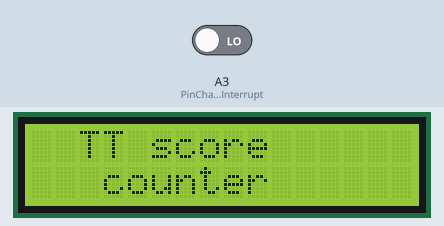
This sketch was run on a simulated Arduino Uno, built with avr-gcc and run on an emulated ATmega328P. On the bench: 16×2 character LCD. The test bench sets the inputs (shaded band); at power-on: A3 (PinChangeInterrupt) LOW.

Above: at 0.1 s.
At 2.1 s:
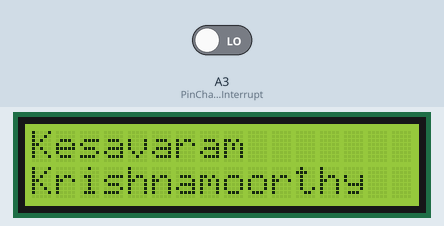
At 4.1 s:
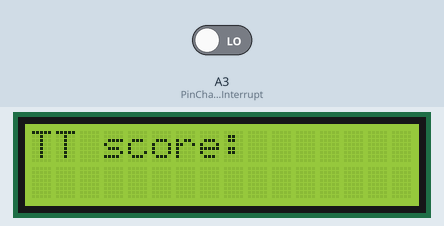

The sketch:

TtScoreCounterWithLcd.ino
```cpp
/*

  The circuit:
   LCD RS pin to digital pin 12
   LCD Enable pin to digital pin 11
   LCD D4 pin to digital pin 5
   LCD D5 pin to digital pin 4
   LCD D6 pin to digital pin 3
   LCD D7 pin to digital pin 2
   LCD R/W pin to ground
   LCD VSS pin to ground
   LCD VCC pin to 5V
   10K resistor:
   ends to +5V and ground
   wiper to LCD VO pin (pin 3)

  Library originally added 18 Apr 2008
  by David A. Mellis
  library modified 5 Jul 2009
  by Limor Fried (http://www.ladyada.net)
  example added 9 Jul 2009
  by Tom Igoe
  modified 22 Nov 2010
  by Tom Igoe
  modified 7 Nov 2016
  by Arturo Guadalupi

*/

// include the library code:
#define SerialDebug false
#include <LiquidCrystal.h>
#include "TTScoreCounter.hpp"
#define PinChangeInterrupt A3


const int rs = 12, en = 11, d4 = 5, d5 = 4, d6 = 3, d7 = 2;
LiquidCrystal lcd(rs, en, d4, d5, d6, d7);


unsigned long when = 0;

TTScoreCounter scoreCounterObj(PinChangeInterrupt);
void setup()
{


  if (SerialDebug)
  {
    Serial.begin(9600);
    Serial.println("program started");
  }


  lcd.begin(16, 2);
  lcd.print("  TT score");
  lcd.setCursor(0, 1);
  lcd.print("   counter");

  delay(2000);
  lcd.clear();
  lcd.print("Kesavaram");
  lcd.setCursor(0, 1);
  lcd.print("Krishnamoorthy");
  delay(2000);

  lcd.clear();

  lcd.print("TT score:");

}

void loop()
{

  if (scoreCounterObj.run())
  {

    if (SerialDebug)
    {
      Serial.println("millis = " + (String)millis() + " score value = " + (String)scoreCounterObj.getScore() + "consecutive balls" + (String) scoreCounterObj.getConsecutiveBalls());
    }


    lcd.setCursor(0, 1);
    lcd.print(scoreCounterObj.getScore());

  }


  delay(10);

}
```

TTScoreCounter.cpp
```cpp
#include "TTScoreCounter.hpp"
#define debug false

volatile bool ballSignalStatus  = false;
using namespace std;

#define DefaultfreqWeight 50.0 // increase this if more importance to the speed of the ball is required
#define DefaultCountWeight 20.0 // increased this if more importance to the consecutive number of balls is required
#define DefaultTimeThreshold 1000 // in ms
#define debounceThreshold 200 // in ms

void pinChangeInterruptSetup(uint8_t pin);


void pinChangeInterruptSetup(uint8_t pin)
{
  cli();
  PCMSK1 = (1<<pin); // enabling only pin change interrupt on A0.
  PCICR = (1<<PCIE1); // enabling pin change interrupt on PCINT14..8 pins (A0 - A5)

  /* Insert nop for synchronization*/
 // __no_operation();
/* Read port pins */
  sei();
}


ISR(PCINT1_vect){
     ballSignalStatus = true;
}


TTScoreCounter::TTScoreCounter(uint8_t pin) // Interrupt pin options: A0 - A5
{

 if(pin > A5 || pin < A0)
 {
  if(debug)
  {
    Serial.println("interrupt pin should be in the range of A0 - A5");
  }

  while(1);
 }
 pinChangeInterruptSetup(pin - A0);
 this->countWeight = DefaultCountWeight;
 this->freqWeight = DefaultfreqWeight;
 this->TimeThreshold = DefaultTimeThreshold;
 this->lastScore = 0;
 this->score = 0;
 this->millisValue = 0;


}


TTScoreCounter::TTScoreCounter(uint8_t pin , double countWeight,double freqWeight, uint16_t timeThreshold )
{
    pinChangeInterruptSetup(pin);
    this->freqWeight = freqWeight;
    this->countWeight = countWeight;
    this->TimeThreshold = timeThreshold;
}

bool TTScoreCounter::run()
{
    if(ballSignalStatus == true)
    {

        ballSignalStatus = false;
    }
    else
    {
        return false;
    }

    unsigned long timeDiff;
    timeDiff = millis() - prevBallRecvTime;
    prevBallRecvTime = millis();

    if(timeDiff < TimeThreshold)
    {
        if(timeDiff > debounceThreshold)
        {
            consecutiveBalls++;
            score += updateScore((uint32_t)timeDiff);
            if(debug){
              Serial.println("ball heard within proper time diff");
            Serial.println("time diff = " + (String)timeDiff);
            Serial.println("score = " + (String) score);
            }

            return true;
        }
        else
        {
            score +=0;
            return false;
        }
    }
    else{

        score = 0;
        consecutiveBalls = 0;

        return false;

    }


}

double TTScoreCounter::updateScore(uint32_t timeDelay)
{
    return (  (double) countWeight + (double) (1000 / timeDelay  ) * freqWeight );
}
```

TTScoreCounter.hpp
```cpp
#include "Arduino.h"


class TTScoreCounter
{


    double score;
    double lastScore;
    uint16_t TimeThreshold;
    bool prevBallRecvStatus;
    uint32_t prevBallRecvTime;
    uint32_t consecutiveBalls;
    double freqWeight, countWeight;
    double updateScore(uint32_t timeDelay);
    uint32_t millisValue;

    public:
    TTScoreCounter(uint8_t pin);
    TTScoreCounter(uint8_t pin, double timeWeight,double freqWeight, uint16_t timeThreshold );
    bool run();
    double getScore() { return score;}
    uint32_t getConsecutiveBalls() { return consecutiveBalls;}


};
```

Measured:
- what the display in image 1 shows lasts 2.0 s, from 2.1 s to 4.1 s
